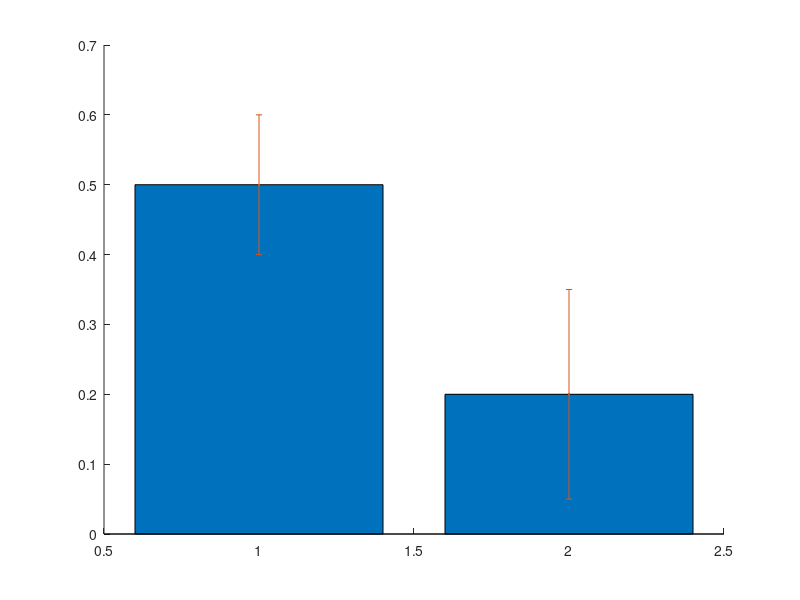

This chart was generated by the following MATLAB code: (Note: this script raises an error after producing the figure.)
rsquard = [0.5 0.2];
CI = [0.1 0.15];
amount = 1:length(rsquard);
labels = {'label0' 'label1'};

figure
hold on
bar(amount,rsquard)
colormap([0.6901960784313725,0.8784313725490196,0.9019607843137255])
errorbar(amount,rsquard,CI,'.','color' , [1 0 0])
xlabel('Model')
ylabel('R Squared')
set(gca, 'Ylim', [0 1])
set(gca,...
 'xtick',[amount],...
 'xticklabel',labels)
set(gca,'fontsize',18)